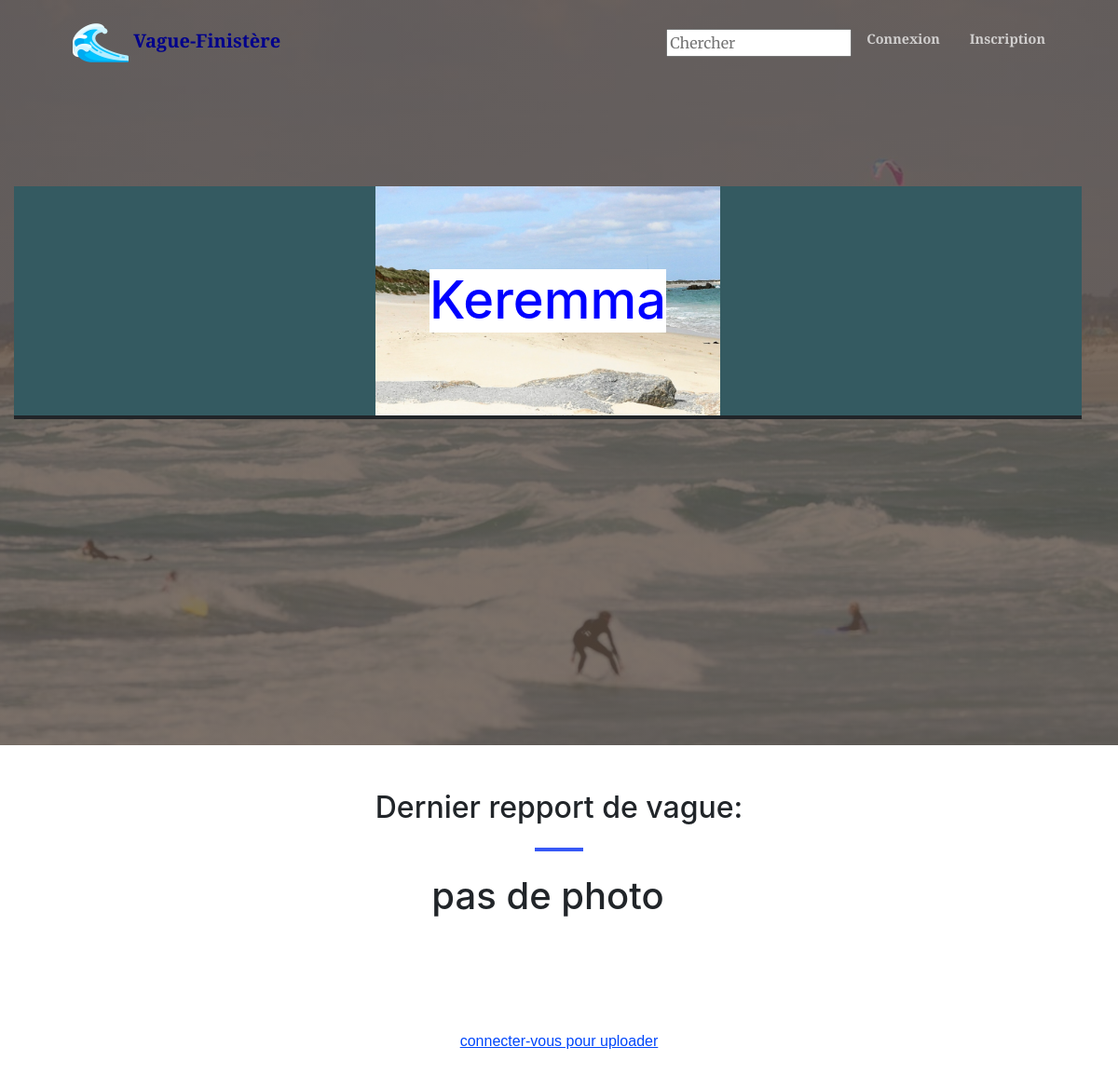
Screenshot of /plage/Keremma with the database file from the repository.
### listings/models.py (models this page shows, shortened)
class Spot(models.Model):
    name = models.CharField(max_length=155, unique=True)
    photo = models.ImageField(upload_to='images/')
    time = models.IntegerField(default=0)

### listings/views.py (the view)
# urls.py: path('plage/<path:plage_name>', views.plage, name='plage'),
def plage(request, plage_name):
    name = plage_name
    try:
        plage = Spot.objects.get(name__iexact=name)
        context = {'plage': plage}
        print("plage.photo:", plage.photo)
        if plage.photo == "0":
            print("ça marche:", plage.photo)
            context = {'plage': plage}
    except Spot.DoesNotExist:
        context = {'error' : 'pas de données pour cette plage.'}
    """
    else:
        try:
            alternatives = Product.objects.filter(nutriscore__lt=product.nutriscore,
                                                  category=product.category
                                                  ).order_by('nutrigrade', 'name')
            if request.user.is_authenticated:
                saved = Alternative.objects.filter(user=request.user).values('product')
                alternatives = alternatives.exclude(pk__in=saved)
            if alternatives:
                context['alternatives'] = alternatives
            else:
                raise Exception()
        except:
            context['no_alternatives'] = 'Aucun meilleur produit trouvé'
    """
    return render(request, 'pages/plage.html', context)

### listings/templates/forms/search_form.py
class SearchForm(forms.Form):
    name = forms.CharField(min_length=3, max_length=100,
    	                   widget=forms.TextInput(attrs={'placeholder': 'Chercher'}))

### listings/templates/forms/context_processors.py (called while the page is built)
def search_form(request):
    form = SearchForm()
    return {'search_form' : form}

### listings/templates/pages/plage.html (shortened to what this page needs)
<!DOCTYPE html>
<html lang="en">
    <head>
        {% load static %}
        <link href="https://cdn.jsdelivr.net/npm/bootstrap-icons@1.5.0/font/bootstrap-icons.css" rel="stylesheet" />
        <link href="https://cdnjs.cloudflare.com/ajax/libs/SimpleLightbox/2.1.0/simpleLightbox.min.css" rel="stylesheet" />
        <link href="{% static 'css/styles.css' %}" rel="stylesheet">
    </head>
    <body id="page-top">
        <nav class="navbar navbar-expand-lg navbar-light fixed-top py-3" id="mainNav">
            <div class="container px-4 px-lg-5">
              <a class="navbar-brand js-scroll-trigger" href="/">
                <img src="/static/img/logo_wave.png" alt='logo' width='60px' height='50px'/>
                Vague-Finistère
              </a>
                <div class="collapse navbar-collapse" id="navbarResponsive">
                    <ul class="navbar-nav ms-auto my-2 my-lg-0">
                        <li class='nav-item'>
                            <form action="{% url 'search' %}" class="research_products nav_search" method="GET">
                              {{ search_form.name }}
                            </form>
                        </li>
                        {% if user.is_authenticated %}
                          <li class="nav-item"><a class="nav-link" href="{% url 'logout' %}"><img src='/static/img/logouticon.png' alt='aliments' width='35px' height='35px'/></a></li>
                        {% else %}
                          <li class="nav-item"><a class="nav-link" href="{% url 'connection' %}">Connexion</a></li>
                          <li class="nav-item"><a class="nav-link" href="{% url 'register' %}">Inscription</a></li>
                        {% endif %}
                    </ul>
                </div>
            </div>
        </nav>
    <header class="masthead">
    <section class="page-section" id="masthead">
        <div class="container h-100 col-sm-12">
          <div class="row h-100 align-items-center justify-content-center text-center">
        	<div class='row col-md-12 product align-items-center justify-content-center'>
               {% if error %}
                 <div class='align-items-center'>
                   <h1 class='errorlist col-md-12'> {{ error }} </h1>
                 </div>
               {% else %}
                 <div id='plage_name' class='' style='background-image:url("/static/img/plage_photo/{{ plage.name }}.jpg")'>
                   <h1 class='text-rooibos'>{{ plage.name }}</h1>
                 </div>
               {% endif %}
            </div>
          </div>
        </div>
    </section>
    </header>
        <section class="page-section" id="services">
          <div class="container">
            <h2 class="text-center mt-0 text-bonbon">Dernier repport de vague:</h2>
            <hr class="divider my-4">
            <div class="row col-md-12 product align-items-center justify-content-center">
              {% if plage.photo == "0" %}
                <div class='align-items-center'>
                  <h1 class='errorlist col-md-12 text-center'> pas de photo </h1>
                </div>
              {% else %}
                  <img src= "{{ plage.photo.url }}" width='400px' height="800px">
              {% endif %}
            </div>
          </div>
        </section>
        <section class="page-section" id="services">
          <div class="container">
              {% if user.is_authenticated %}
              <p><a class="text-moules text-center" href="{% url 'contact' plage_name=plage.name %}" >uploader</a></p>
              {% else %}
              <p><a class="text-moules text-center">connecter-vous pour uploader</a></p>
              {% endif %}
          </div>
        </section>

### rows the page displays
Spot: name (picture), name "Keremma"
